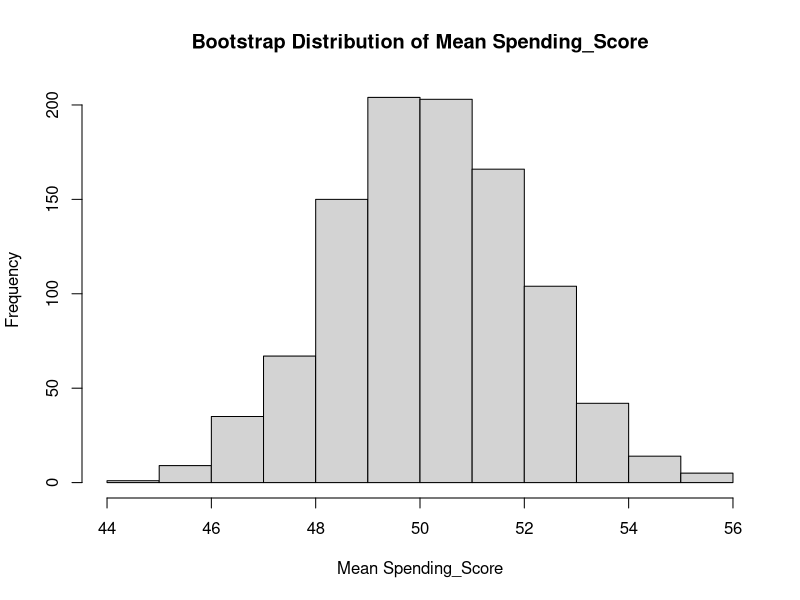
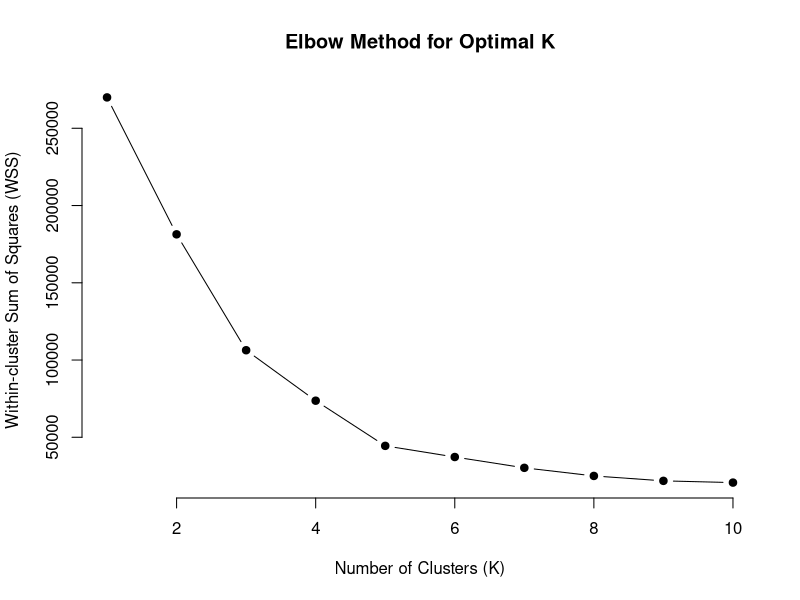
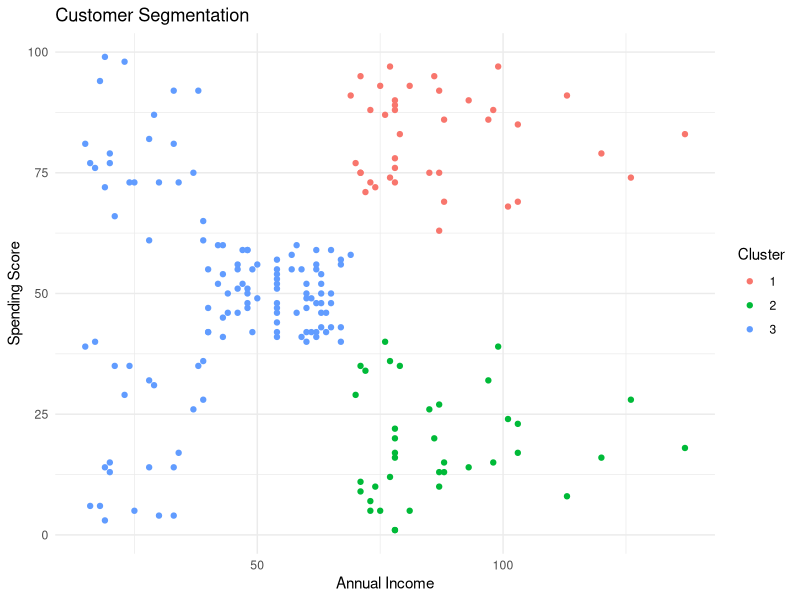

Reproduce these figures in R, in order.
#Load Dataset

CustomerData <-read.csv("data/Customers.csv", colClasses = c(
  CustomerId = "numeric",
  Gender = "factor",
  Age = "numeric",
  Annual_Income = "numeric",
  Spending_Score = "numeric"
))

#View Dataset
View(CustomerData)

# Data Splitting
# Install and load the necessary libraries
install.packages("caret")
library(caret)

# Set a seed for reproducibility
set.seed(123)

# Specify the proportion for training and testing sets
split_ratio <- 0.8  # 80% for training, 20% for testing

# Split the data
splitIndex <- createDataPartition(CustomerData$Spending_Score, p = split_ratio, list = FALSE)
train_data <- CustomerData[splitIndex, ]
test_data <- CustomerData[-splitIndex, ]

# Display the dimensions of the split datasets
cat("Training data dimensions:", dim(train_data), "\n")
cat("Testing data dimensions:", dim(test_data), "\n")

#Bootstrapping
# Load the necessary libraries
install.packages("boot")
library(boot)


# Set a seed for reproducibility
set.seed(123)

# Function to calculate the mean of the variable of interest
calculate_mean <- function(data, indices) {
  sample_data <- data[indices, ]
  return(mean(sample_data$Spending_Score))
}

# Number of bootstrap samples
num_boot_samples <- 1000

# Perform bootstrapping
boot_results <- boot(data = CustomerData, statistic = calculate_mean, R = num_boot_samples)

# Display the bootstrap results
print("Bootstrap Results:")
print(boot_results)

# Plot the bootstrap distribution
hist(boot_results$t, main = "Bootstrap Distribution of Mean Spending_Score", xlab = "Mean Spending_Score")


# Load the necessary libraries
install.packages("caret")
library(caret)

# Set a seed for reproducibility
set.seed(123)

# Specify the number of folds for cross-validation
num_folds <- 5

# Create a training control object for cross-validation
train_control <- trainControl(method = "cv", number = num_folds)

# Train a model (linear regression) using cross-validation
model <- train(Spending_Score ~ Age + Annual_Income + Gender, data = CustomerData, method = "lm", trControl = train_control)

# Display the cross-validation results
print("Cross-Validation Results:")
print(model$results)

# Model Training
# Load the necessary libraries
# install.packages("ggplot2")
library(ggplot2)

# Load the dataset
# Select relevant features for clustering
features <- CustomerData[, c("Annual_Income", "Spending_Score")]

# Set a seed for reproducibility
set.seed(123)

# Determine the optimal number of clusters (K) using the elbow method
wss <- numeric(10)
for (i in 1:10) {
  kmeans_model <- kmeans(features, centers = i, nstart = 10)
  wss[i] <- sum(kmeans_model$withinss)
}

# Plot the elbow curve
plot(1:10, wss, type = "b", pch = 19, frame = FALSE, main = "Elbow Method for Optimal K",
     xlab = "Number of Clusters (K)", ylab = "Within-cluster Sum of Squares (WSS)")

# Determine the optimal K visually (elbow point)
optimal_k <- 3  # Replace with the visually determined optimal K

# Apply K-means clustering with the optimal K
kmeans_model <- kmeans(features, centers = optimal_k, nstart = 10)

# Add cluster information to the original dataset
CustomerData$Cluster <- as.factor(kmeans_model$cluster)

# Plot the clusters
ggplot(CustomerData, aes(x = Annual_Income, y = Spending_Score, color = Cluster)) +
  geom_point() +
  labs(title = "Customer Segmentation", x = "Annual Income", y = "Spending Score") +
  theme_minimal()

